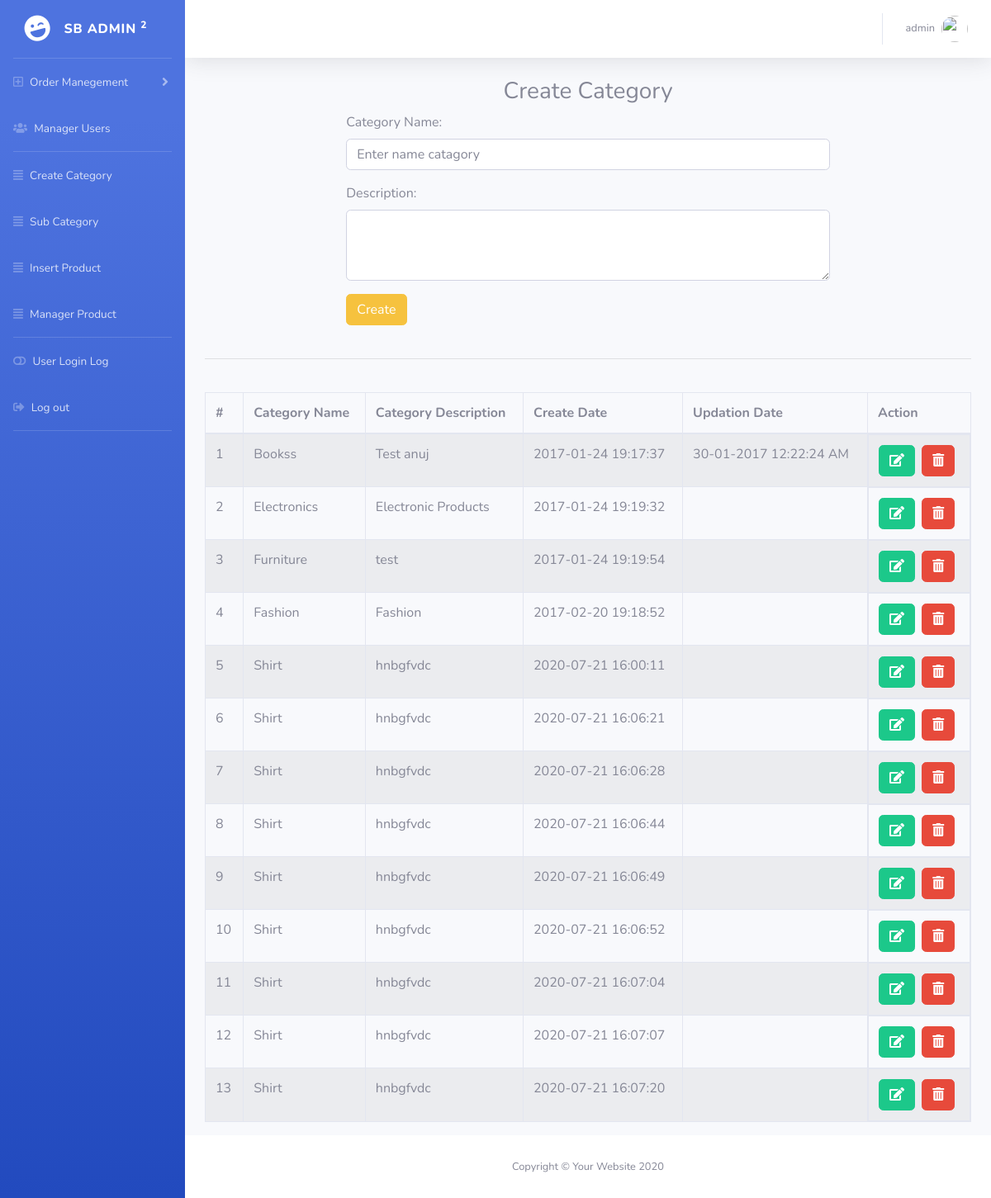
Screenshot of /shopping/admin/create_category.php (signed in) with the database file from the repository.
### tables this page shows
CREATE TABLE `category` (
  `id` int(11) NOT NULL,
  `categoryName` varchar(255) DEFAULT NULL,
  `categoryDescription` longtext DEFAULT NULL,
  `creationDate` timestamp NOT NULL DEFAULT current_timestamp(),
  `updationDate` varchar(255) DEFAULT NULL
);

### shopping/admin/create_category.php (the view, shortened to what this page needs)
<?php
include("include/db_connection.php");
?>
<!DOCTYPE html>
<html lang="en">
<head>
    <link href="vendor/fontawesome-free/css/all.min.css" rel="stylesheet" type="text/css">
    <link rel="stylesheet" href="asset/vendor/fontawesome-free/css/all.min.css">
    <link href="asset/css/sb-admin-2.min.css" rel="stylesheet">
</head>
<body id="page-top">
    <div id="wrapper">
        <?php
        include("include/sidebar.php");
        ?>
        <div id="content-wrapper" class="d-flex flex-column">
            <div id="content">
                <?php
                include("include/header.php");
                ?>
                <div>
                    <div class="panel panel-default">
                        <div class="panel-heading" style="text-align:center;">
                            <h3>Create Category</h3>
                        </div>
                    </div>
                    <form method="POST" class="form">
                        <div class="form-group">
                            <label>Category Name:</label>
                            <input type="text" class="form-control" required placeholder="Enter name catagory" name="categoryName" autofocus >
                        </div>
                        <div class="form-group">
                            <label>Description:</label>
                            <textarea class="form-control" name="categoryDescription" rows="3"></textarea>
                        </div>
                        <button type="submit" name="createCategory" class="btn btn-warning">Create</button>
                    </form>
                   <br>
                    <div class=container><hr class="sidebar-divider"></div>
                    <br>
                    <div class="container-fluid">
                        <table cellpadding="0" cellspacing="0" border="0" class="datatable-1 table table-bordered table-striped	 display" width="80%">
                            <thead>
                                <tr>
                                    <th>#</th>
                                    <th>Category Name</th>
                                    <th>Category Description </th>
                                    <th>Create Date</th>
                                    <th>Updation Date </th>
                                    <th>Action</th>
                                </tr>
                            </thead>
                            <?php $cnt = 1;
                            $ret = mysqli_query($con, "SELECT * FROM category");
                            while ($row = mysqli_fetch_array($ret)) {
                            ?>
                                <tr>
                                    <td><?php echo $cnt; ?></td>
                                    <td><?php echo $row['categoryName']; ?></td>
                                    <td><?php echo $row['categoryDescription']; ?></td>
                                    <td><?php echo $row['creationDate']; ?></td>
                                    <td><?php echo $row['updationDate']; ?>
                                    <td style="display: flex;">
                                        <a href="update_category.php?uid=<?php echo $row['id']; ?>" class="btn btn-success"><i class="fas fa-edit"></i></a>
                                        <a  href="create_category.php?id=<?php echo $row['id']; ?>" class="btn btn-danger"><i class="fas fa-trash-alt"></i></a>
                                    </td>
                                </tr>
                            <?php $cnt++;
                            } ?>
                        </table>
                    </div>
                </div>
            </div>
            <?php include("include/footer.php"); ?>
        </div>
    </div>
</body>
</html>

### shopping/admin/include/header.php (shortened to what this page needs)
<?php
include("include/db_connection.php");
$query = mysqli_query($con, "SELECT * FROM admin");
$row = mysqli_fetch_array($query);
?>
<!DOCTYPE html>
<html lang="en">
<head>
    <link href="vendor/fontawesome-free/css/all.min.css" rel="stylesheet" type="text/css">
    <link rel="stylesheet" href="asset/vendor/fontawesome-free/css/all.min.css">
    <link href="asset/css/sb-admin-2.min.css" rel="stylesheet">
</head>
<body>
<nav class="navbar navbar-expand navbar-light bg-white topbar mb-4 static-top shadow">
<ul class="navbar-nav ml-auto">
    <li class="nav-item dropdown no-arrow">
        <a class="nav-link dropdown-toggle" href="#" id="userDropdown" role="button" data-toggle="dropdown" aria-haspopup="true" aria-expanded="false">
            <span class="mr-2 d-none d-lg-inline text-gray-600 small"><?php echo $row["username"]; ?></span>
            <img class="img-profile rounded-circle" src="https://source.unsplash.com/QAB-WJcbgJk/60x60">
        </a>
    </li>
</ul>
</nav>
</body>
</html>

### shopping/admin/create_category.php (style rules this page uses)
.form { width: 60%; margin-left: auto; margin-right: auto; height: auto; }

### rows the page displays
category: categoryName "Bookss", categoryDescription "Test anuj", creationDate "2017-01-24 19:17:37", updationDate "30-01-2017 12:22:24 AM"
category: categoryName "Electronics", categoryDescription "Electronic Products", creationDate "2017-01-24 19:19:32"
category: categoryName "Furniture", categoryDescription "test", creationDate "2017-01-24 19:19:54"
category: categoryName "Fashion", categoryDescription "Fashion", creationDate "2017-02-20 19:18:52"
category: categoryName "Shirt", categoryDescription "hnbgfvdc", creationDate "2020-07-21 16:00:11"
category: categoryName "Shirt", categoryDescription "hnbgfvdc", creationDate "2020-07-21 16:06:21"
category: categoryName "Shirt", categoryDescription "hnbgfvdc", creationDate "2020-07-21 16:06:28"
category: categoryName "Shirt", categoryDescription "hnbgfvdc", creationDate "2020-07-21 16:06:44"
category: categoryName "Shirt", categoryDescription "hnbgfvdc", creationDate "2020-07-21 16:06:49"
category: categoryName "Shirt", categoryDescription "hnbgfvdc", creationDate "2020-07-21 16:06:52"
category: categoryName "Shirt", categoryDescription "hnbgfvdc", creationDate "2020-07-21 16:07:04"
category: categoryName "Shirt", categoryDescription "hnbgfvdc", creationDate "2020-07-21 16:07:07"
category: categoryName "Shirt", categoryDescription "hnbgfvdc", creationDate "2020-07-21 16:07:20"

### other values shown
$row["username"] "admin"
